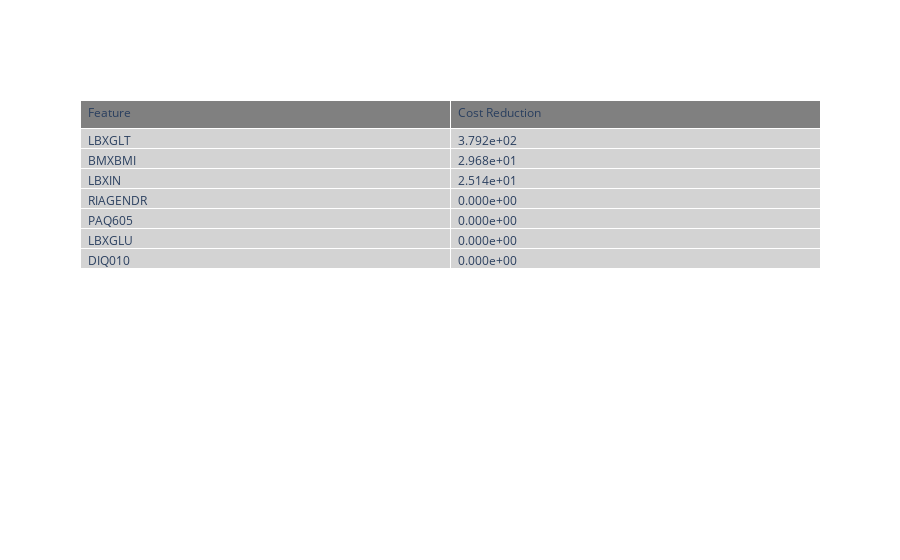
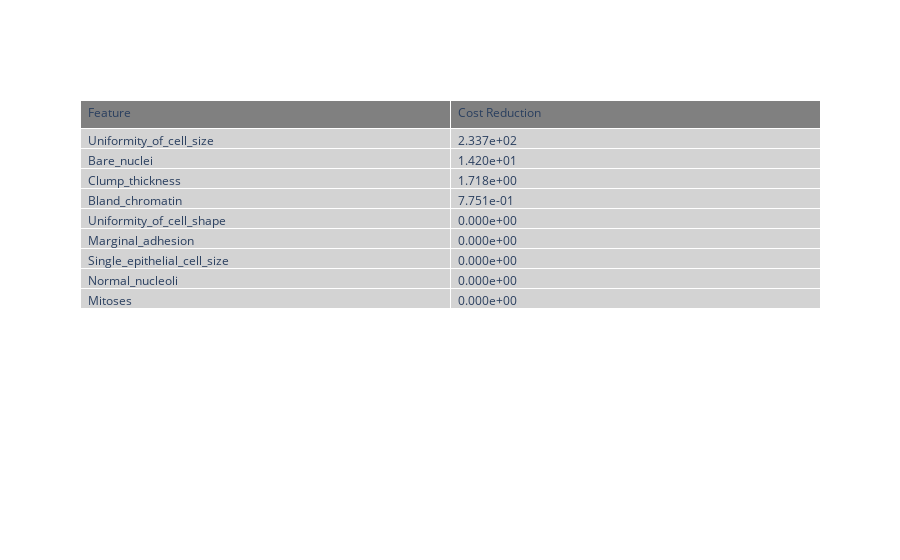

Notebook source saved alongside these figures, in order:
### Code cell
import matplotlib.pyplot as plt
from pandas.plotting import table
from matplotlib.backends.backend_agg import FigureCanvasAgg as FigureCanvas

def display_table(df, font_size=12):
    df = df.copy()
    for col in df.select_dtypes(include=['float64']).columns:
        df[col] = df[col].apply(lambda x: f'{x:.3f}')
    # Find the maximum width of the index column
    idx_max_width = max([len(str(idx)) for idx in df.index]) * font_size * 0.01

    # Find the maximum width of the data and headers
    col_max_widths = [max(df[col].astype(str).apply(lambda x: len(x)).max(), len(col)) 
                      for col in df.columns]

    # Calculate the total width of the table
    total_width = idx_max_width + sum(col_max_widths) * font_size * 0.01

    # Estimate height of the table based on number of rows
    total_height = len(df) * font_size * 0.010

    # Create figure
    fig, ax = plt.subplots(figsize=(total_width, total_height))
    ax.axis('off')
    
    # Create the table
    tbl = table(ax, df, loc='center', cellLoc='center', rowLoc='center')
    tbl.auto_set_font_size(False)
    tbl.set_fontsize(font_size)
    tbl.scale(1.2, 1.2) # Scaling factor for table size

    # Draw canvas once to compute precise bounding boxes
    canvas = FigureCanvas(fig)
    canvas.draw()

    # Adjust layout to make room for the table
    bbox = tbl.get_window_extent(canvas.get_renderer())
    fig.set_size_inches(bbox.width / fig.dpi, bbox.height / fig.dpi)

    # plt.savefig('/mnt/data/table_plot.png', bbox_inches='tight', dpi=300)
    plt.show()


exp_8_table_d1 = create_table_graph(experiment5_b(dataset_1_full))
exp_8_table_d1.show()

exp_8_table_d2 = create_table_graph(experiment5_b(dataset_2_full))
exp_8_table_d2.show()

### Figure 1 — Plotly figure (JSON) as saved in the notebook; plotly's stock layout.template omitted (floating-point values rounded to 4 significant figures)
{"data": [{"cells": {"align": "left", "fill": {"color": "lightgray"}, "values": [["LBXGLT", "BMXBMI", "LBXIN", "RIAGENDR", "PAQ605", "LBXGLU", "DIQ010"], ["3.792e+02", "2.968e+01", "2.514e+01", "0.000e+00", "0.000e+00", "0.000e+00", "0.000e+00"]]}, "header": {"align": "left", "fill": {"color": "gray"}, "values": ["Feature", "Cost Reduction"]}, "type": "table"}], "layout": {}}

### Figure 2 — Plotly figure (JSON) as saved in the notebook; plotly's stock layout.template omitted (floating-point values rounded to 4 significant figures)
{"data": [{"cells": {"align": "left", "fill": {"color": "lightgray"}, "values": [["Uniformity_of_cell_size", "Bare_nuclei", "Clump_thickness", "Bland_chromatin", "Uniformity_of_cell_shape", "Marginal_adhesion", "Single_epithelial_cell_size", "Normal_nucleoli", "Mitoses"], ["2.337e+02", "1.420e+01", "1.718e+00", "7.751e-01", "0.000e+00", "0.000e+00", "0.000e+00", "0.000e+00", "0.000e+00"]]}, "header": {"align": "left", "fill": {"color": "gray"}, "values": ["Feature", "Cost Reduction"]}, "type": "table"}], "layout": {}}
